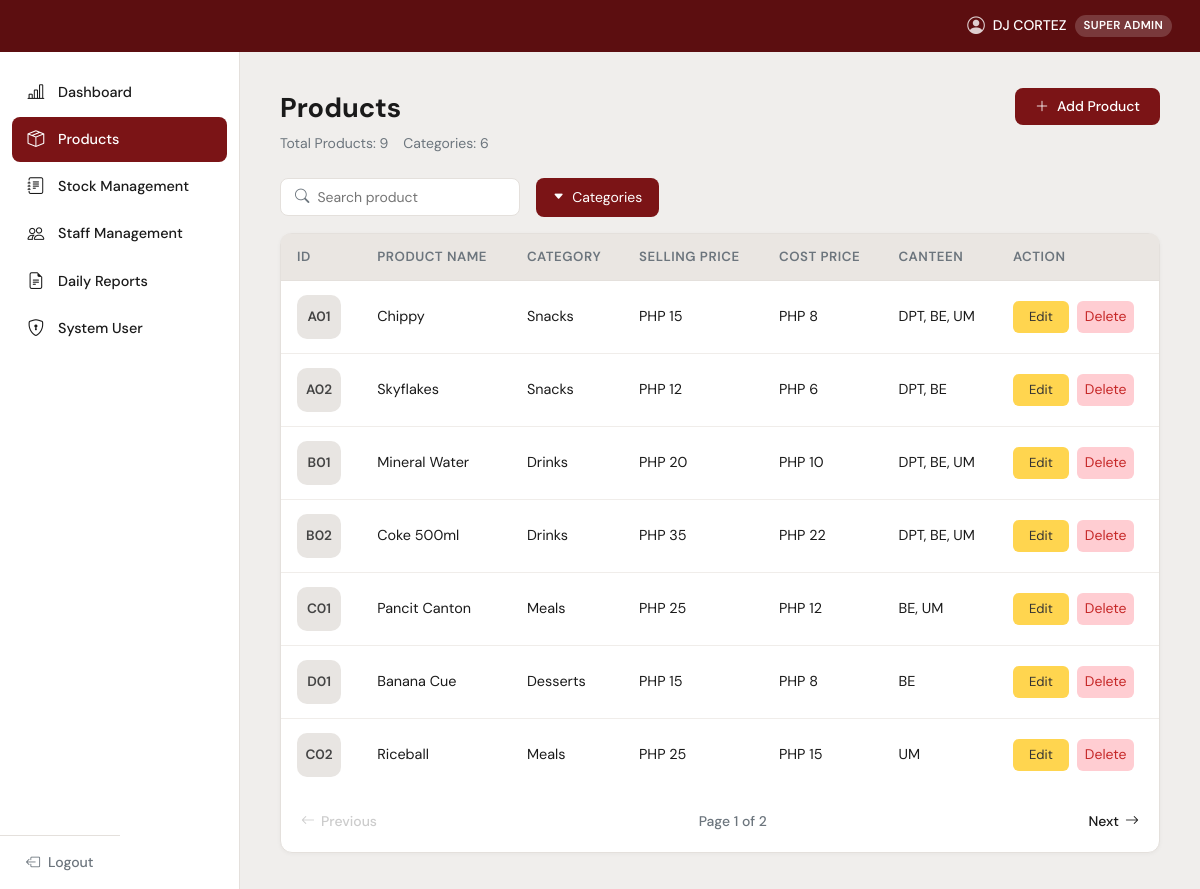
The app's page /products.php (signed in) with its own data.
### tables this page shows
CREATE TABLE `products` (
  `id` int(11) NOT NULL,
  `product_id` varchar(20) NOT NULL,
  `name` varchar(150) NOT NULL,
  `category_id` int(11) DEFAULT NULL,
  `cost_price` decimal(10,2) NOT NULL DEFAULT 0.00,
  `selling_price` decimal(10,2) NOT NULL DEFAULT 0.00,
  `created_at` timestamp NOT NULL DEFAULT current_timestamp()
);

CREATE TABLE `categories` (
  `id` int(11) NOT NULL,
  `name` varchar(100) NOT NULL,
  `created_at` timestamp NOT NULL DEFAULT current_timestamp(),
  `prefix` char(2) DEFAULT NULL
);

### includes/config.php (called while the page is built, shortened)
<?php
function sanitize($data) {
    return htmlspecialchars(strip_tags(trim($data)));
}
?>

### products.php (the view, shortened to what this page needs)
<?php
require_once 'includes/config.php';
$db = getDB();
$per_page = 7;
$page = max(1, (int)($_GET['page'] ?? 1));
$offset = ($page - 1) * $per_page;
$search = sanitize($_GET['q'] ?? '');
$cat_filter = (int)($_GET['cat'] ?? 0);
$where  = "WHERE 1=1";
$params = [];
$types  = "";
$count_sql = "SELECT COUNT(*) FROM products p $where";
$stmt = $db->prepare($count_sql);
$stmt->execute();
$total = $stmt->get_result()->fetch_row()[0];
$pages = max(1, ceil($total / $per_page));
$sql = "SELECT p.*, c.name as cat_name,
        (SELECT GROUP_CONCAT(b.code SEPARATOR ', ')
         FROM product_branches pb JOIN branches b ON b.id=pb.branch_id
         WHERE pb.product_id=p.id) as canteens
        FROM products p LEFT JOIN categories c ON c.id=p.category_id
        $where ORDER BY p.id LIMIT ? OFFSET ?";
$stmt2   = $db->prepare($sql);
$params2 = $params; $params2[] = $per_page; $params2[] = $offset;
$types2  = $types . "ii";
$stmt2->bind_param($types2, ...$params2);
$stmt2->execute();
$products = $stmt2->get_result()->fetch_all(MYSQLI_ASSOC);
$categories = $db->query("SELECT * FROM categories ORDER BY name")->fetch_all(MYSQLI_ASSOC);
$total_cats  = count($categories);
include 'includes/header.php';
?>
<div class="d-flex align-items-start justify-content-between mb-4">
    <div>
        <div class="page-title">Products</div>
        <div class="page-subtitle">Total Products: <?= $total ?> &nbsp;&nbsp; Categories: <?= $total_cats ?></div>
    </div>
    <a href="add_product.php" class="btn-maroon btn d-flex align-items-center gap-2">
        <i class="bi bi-plus-lg"></i> Add Product
    </a>
</div>
<div class="d-flex align-items-center gap-3 mb-3">
    <form method="GET" class="d-flex align-items-center gap-3">
        <div class="search-box">
            <i class="bi bi-search"></i>
            <input type="text" name="q" placeholder="Search product" value="<?= htmlspecialchars($search) ?>">
        </div>
        <div class="dropdown">
            <button class="btn btn-sm d-flex align-items-center gap-2"
                    style="background:var(--maroon);color:#fff;border-radius:8px;padding:8px 16px;"
                    type="button" data-bs-toggle="dropdown">
                <i class="bi bi-caret-down-fill" style="font-size:.7rem;"></i> Categories
            </button>
        </div>
    </form>
</div>
<div class="c-card">
    <div style="overflow-x:auto;">
    <table class="c-table">
        <thead>
            <tr>
                <th>ID</th>
                <th>Product Name</th>
                <th>Category</th>
                <th>Selling Price</th>
                <th>Cost Price</th>
                <th>Canteen</th>
                <th>Action</th>
            </tr>
        </thead>
        <tbody>
            <?php if (empty($products)): ?>
            <tr><td colspan="7" class="text-center py-5 text-muted">No products found.</td></tr>
            <?php else: foreach ($products as $p): ?>
            <tr>
                <td><span class="id-badge"><?= htmlspecialchars($p['product_id']) ?></span></td>
                <td><?= htmlspecialchars($p['name']) ?></td>
                <td><?= htmlspecialchars($p['cat_name'] ?? '—') ?></td>
                <td>PHP <?= number_format($p['selling_price'], 0) ?></td>
                <td>PHP <?= number_format($p['cost_price'], 0) ?></td>
                <td><?= htmlspecialchars($p['canteens'] ?? '—') ?></td>
                <td>
                    <div class="d-flex gap-2">
                        <a href="edit_product.php?id=<?= $p['id'] ?>" class="btn btn-edit2 btn-sm">Edit</a>
                        <button type="button" class="btn btn-sm"
                                style="background:#FFCDD2;color:#C62828;border-radius:6px;border:none;"
                                onclick="confirmDelete(<?= $p['id'] ?>,
                                    '<?= addslashes(htmlspecialchars($p['product_id'])) ?>',
                                    '<?= addslashes(htmlspecialchars($p['name'])) ?>')">
                            Delete
                        </button>
                    </div>
                </td>
            </tr>
            <?php endforeach; endif; ?>
        </tbody>
    </table>
    </div>
    <div class="c-pagination">
        <a href="?page=<?= $page-1 ?>&q=<?= urlencode($search) ?>&cat=<?= $cat_filter ?>"
           class="<?= $page <= 1 ? 'disabled' : '' ?>">
            <i class="bi bi-arrow-left"></i> Previous
        </a>
        <span class="page-info">Page <?= $page ?> of <?= $pages ?></span>
        <a href="?page=<?= $page+1 ?>&q=<?= urlencode($search) ?>&cat=<?= $cat_filter ?>"
           class="<?= $page >= $pages ? 'disabled' : '' ?>">
            Next <i class="bi bi-arrow-right"></i>
        </a>
    </div>
</div>
<?php include 'includes/footer.php'; ?>

### includes/header.php (style rules this page uses)
:root { --maroon: #7B1416; --maroon-dark: #5C0E10; --maroon-light: #A03030; --crimson: #C1375A; --bg-body: #F0EEEC; --sidebar-w: 240px; --header-h: 52px; --text-main: #1a1a1a; --text-muted: #6c757d; --card-bg: #FFFFFF; --border: #E4E0DC; --tbl-header: #EAE6E2; }
*, *::before, *::after { box-sizing: border-box; margin: 0; padding: 0; }
body { font-family: 'DM Sans', sans-serif; background: var(--bg-body); color: var(--text-main); min-height: 100vh; }
.page-title { font-size: 1.7rem; font-weight: 700; margin-bottom: 4px; }
.page-subtitle { color: var(--text-muted); font-size: .875rem; }
.c-card { background: var(--card-bg); border-radius: 12px; border: 1px solid var(--border); box-shadow: 0 1px 4px rgba(0,0,0,.04); }
.c-table { width: 100%; border-collapse: separate; border-spacing: 0; }
.c-table thead th { background: var(--tbl-header); padding: 13px 16px; font-size: .83rem; font-weight: 600; color: var(--text-muted); text-transform: uppercase; letter-spacing: .04em; border-bottom: 1px solid var(--border); }
.c-table thead th:first-child { border-radius: 8px 0 0 0; }
.c-table thead th:last-child { border-radius: 0 8px 0 0; }
.c-table tbody td { padding: 14px 16px; font-size: .9rem; border-bottom: 1px solid #F0EDEA; vertical-align: middle; }
.c-table tbody tr:last-child td { border-bottom: none; }
.id-badge { display: inline-flex; align-items: center; justify-content: center; width: 44px; height: 44px; border-radius: 10px; background: #E8E5E2; font-size: .85rem; font-weight: 600; color: #444; }
.btn-maroon { background: var(--maroon); color: #fff; border: none; border-radius: 8px; padding: 8px 20px; font-size: .875rem; font-weight: 500; transition: background .15s; }
.btn-edit2 { background: #FFD54F; color: #333; border: none; border-radius: 6px; padding: 6px 16px; font-size: .82rem; }
.search-box { display: flex; align-items: center; gap: 8px; border: 1.5px solid var(--border); border-radius: 8px; padding: 7px 14px; background: #fff; width: 240px; }
.search-box input { border: none; outline: none; background: transparent; font-size: .875rem; width: 100%; color: var(--text-main); }
.search-box i { color: var(--text-muted); font-size: .9rem; }
.c-pagination { display: flex; align-items: center; justify-content: space-between; padding: 16px 20px; }
.c-pagination .page-info { font-size: .875rem; color: var(--text-muted); font-weight: 500; }
.c-pagination a { display: flex; align-items: center; gap: 6px; font-size: .875rem; font-weight: 500; color: var(--text-main); text-decoration: none; padding: 4px 0; }
.c-pagination a.disabled { color: #ccc; pointer-events: none; }

### records on screen
products: product "A01", name "Chippy", category.name "Snacks", selling_price "15", cost_price "8", canteens "DPT, BE, UM"
products: product "A02", name "Skyflakes", category.name "Snacks", selling_price "12", cost_price "6", canteens "DPT, BE"
products: product "B01", name "Mineral Water", category.name "Drinks", selling_price "20", cost_price "10", canteens "DPT, BE, UM"
products: product "B02", name "Coke 500ml", category.name "Drinks", selling_price "35", cost_price "22", canteens "DPT, BE, UM"
products: product "C01", name "Pancit Canton", category.name "Meals", selling_price "25", cost_price "12", canteens "BE, UM"
products: product "D01", name "Banana Cue", category.name "Desserts", selling_price "15", cost_price "8", canteens "BE"
products: product "C02", name "Riceball", category.name "Meals", selling_price "25", cost_price "15", canteens "UM"

### other values on screen
$_SESSION['full_name'] "DJ CORTEZ"
roleBadge($_role) "SUPER ADMIN"
$total "9"
$total_cats "6"
$page "1"
$pages "2"
